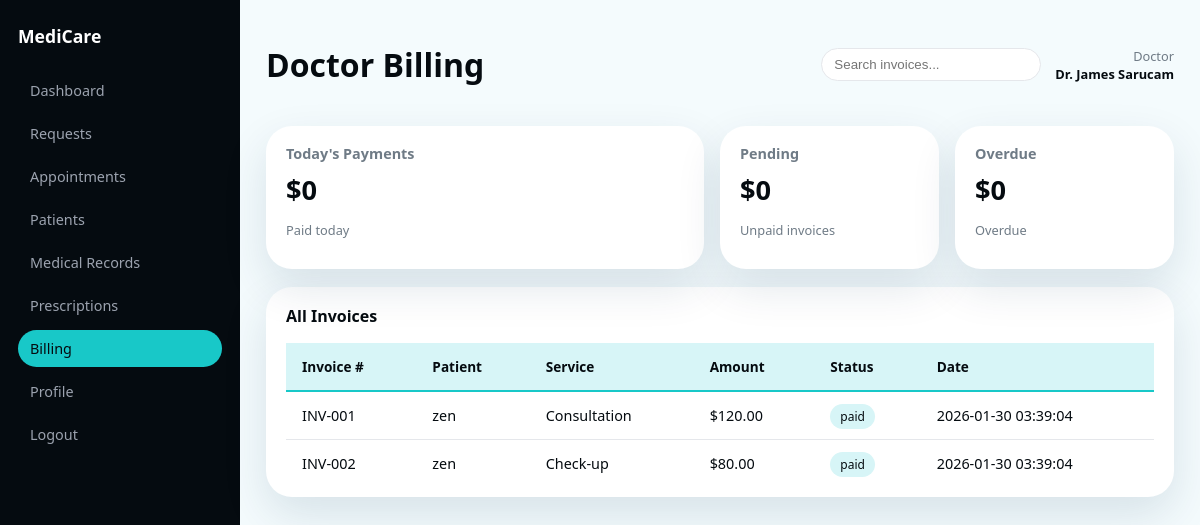
Screenshot of /medicare-clinic/index.php?page=staff-billing (signed in) with the database file from the repository.
### tables this page shows
CREATE TABLE invoices (
            id INTEGER PRIMARY KEY AUTOINCREMENT,
            patient_id INTEGER NOT NULL,
            invoice_number TEXT NOT NULL,
            service TEXT NOT NULL,
            amount REAL NOT NULL,
            status TEXT DEFAULT 'pending',
            paid_at TEXT,
            created_at TEXT DEFAULT CURRENT_TIMESTAMP,
            FOREIGN KEY (patient_id) REFERENCES users(id)
        );

CREATE TABLE users (
            id INTEGER PRIMARY KEY AUTOINCREMENT,
            email TEXT NOT NULL UNIQUE,
            password_hash TEXT NOT NULL,
            name TEXT NOT NULL,
            role TEXT NOT NULL CHECK(role IN ('admin','doctor','nurse','receptionist','patient')),
            created_at TEXT DEFAULT CURRENT_TIMESTAMP
        , department TEXT);

### medicare-clinic/config/auth.php (called while the page is built, shortened)
<?php
function current_user()
{
    return $_SESSION['user'] ?? null;
}
function current_role(): ?string
{
    $user = current_user();
    return $user['role'] ?? null;
}

### medicare-clinic/app/views/staff/billing.php (the view, shortened to what this page needs)
<?php
require __DIR__ . '/../layouts/staff_sidebar.php';
$pdo = $GLOBALS['pdo'] ?? null;
$user = current_user();
$role = ucfirst(current_role() ?? 'Staff');
$sidebar = render_staff_sidebar();
$invoices = [];
$totals = ['pending' => 0, 'paid_today' => 0, 'overdue' => 0];
if ($pdo) {
    $stmt = $pdo->query("
        SELECT i.*, u.name as patient_name
        FROM invoices i
        JOIN users u ON i.patient_id = u.id
        ORDER BY i.created_at DESC
    ");
    $invoices = $stmt ? $stmt->fetchAll(PDO::FETCH_ASSOC) : [];
}
?>
<div class="app-shell">
    <?php echo $sidebar; ?>
    <main class="main-content">
        <header class="main-header">
            <h1><?php echo $role; ?> Billing</h1>
            <div class="header-right">
                <div class="search-bar">
                    <input type="text" placeholder="Search invoices..." />
                </div>
                <div class="user-info">
                    <span class="role"><?php echo $role; ?></span>
                    <span class="name"><?php echo htmlspecialchars($user['name'] ?? $role); ?></span>
                </div>
            </div>
        </header>
        <section class="grid-3">
            <div class="summary-card">
                <h4>Today's Payments</h4>
                <div class="summary-value">$<?php echo number_format($totals['paid_today'], 0); ?></div>
                <p class="summary-change">Paid today</p>
            </div>
            <div class="summary-card">
                <h4>Pending</h4>
                <div class="summary-value">$<?php echo number_format($totals['pending'], 0); ?></div>
                <p class="summary-change">Unpaid invoices</p>
            </div>
            <div class="summary-card">
                <h4>Overdue</h4>
                <div class="summary-value">$<?php echo number_format($totals['overdue'], 0); ?></div>
                <p class="summary-change">Overdue</p>
            </div>
        </section>
        <section class="panel">
            <div class="panel-header">
                <h3>All Invoices</h3>
            </div>
            <table class="data-table">
                <thead>
                    <tr>
                        <th>Invoice #</th>
                        <th>Patient</th>
                        <th>Service</th>
                        <th>Amount</th>
                        <th>Status</th>
                        <th>Date</th>
                    </tr>
                </thead>
                <tbody>
                    <?php foreach ($invoices as $inv): ?>
                    <tr>
                        <td><?php echo htmlspecialchars($inv['invoice_number']); ?></td>
                        <td><?php echo htmlspecialchars($inv['patient_name'] ?? '—'); ?></td>
                        <td><?php echo htmlspecialchars($inv['service']); ?></td>
                        <td>$<?php echo number_format((float)$inv['amount'], 2); ?></td>
                        <td><span class="badge <?php echo $inv['status'] === 'paid' ? 'cyan' : ''; ?>"><?php echo htmlspecialchars($inv['status']); ?></span></td>
                        <td><?php echo htmlspecialchars($inv['created_at']); ?></td>
                    </tr>
                    <?php endforeach; ?>
                </tbody>
            </table>
        </section>
    </main>
</div>

### medicare-clinic/public/assets/css/style.css (style rules this page uses)
:root { --mc-bg: #f4fbfd; --mc-cyan: #18c8c8; --mc-cyan-soft: #d7f5f7; --mc-black: #050b10; --mc-gray: #6f7b86; --mc-white: #ffffff; --mc-radius-lg: 26px; --shadow-soft: 0 18px 45px rgba(7, 47, 79, 0.12); --font-main: system-ui, -apple-system, BlinkMacSystemFont, "Segoe UI", sans-serif; }
*, *::before, *::after { box-sizing: border-box; }
body { margin: 0; font-family: var(--font-main); background: var(--mc-bg); color: var(--mc-black); }
.app-shell { display: grid; grid-template-columns: 240px minmax(0, 1fr); min-height: 100vh; }
.main-content { padding: 22px 26px 32px; }
.main-header { display: flex; justify-content: space-between; align-items: center; margin-bottom: 18px; }
.header-right { display: flex; align-items: center; gap: 14px; }
.search-bar input { border-radius: 999px; border: 1px solid #e5e7eb; padding: 8px 12px; width: 220px; outline: none; }
.user-info { text-align: right; font-size: 0.8rem; }
.user-info .role { display: block; color: var(--mc-gray); }
.user-info .name { font-weight: 600; }
.grid-3 { display: grid; grid-template-columns: 2fr 1fr 1fr; gap: 16px; margin-bottom: 18px; }
.summary-card { background: var(--mc-white); border-radius: var(--mc-radius-lg); padding: 18px 20px; box-shadow: var(--shadow-soft); }
.summary-card h4 { margin: 0 0 8px; font-size: 0.9rem; color: var(--mc-gray); }
.summary-value { font-size: 1.7rem; font-weight: 700; }
.summary-change { font-size: 0.8rem; color: var(--mc-gray); }
.panel { background: var(--mc-white); border-radius: var(--mc-radius-lg); box-shadow: var(--shadow-soft); padding: 18px 20px 10px; }
.panel-header { display: flex; justify-content: space-between; align-items: center; margin-bottom: 10px; }
.panel-header h3 { margin: 0; font-size: 1rem; }
.badge { padding: 4px 10px; border-radius: 999px; background: #e5e7eb; font-size: 0.75rem; }
.badge.cyan { background: var(--mc-cyan-soft); color: var(--mc-black); }
.data-table { width: 100%; border-collapse: collapse; margin-top: 16px; }
.data-table thead { background: var(--mc-cyan-soft); }
.data-table th { padding: 14px 16px; text-align: left; font-weight: 600; font-size: 0.85rem; color: var(--mc-black); border-bottom: 2px solid var(--mc-cyan); }
.data-table td { padding: 14px 16px; border-bottom: 1px solid #e5e7eb; font-size: 0.9rem; }
.data-table tbody tr:last-child td { border-bottom: none; }

### rows the page displays
invoices: invoice_number "INV-001", patient.name "zen", service "Consultation", amount "120.00", status "paid", created_at "2026-01-30 03:39:04"
invoices: invoice_number "INV-002", patient.name "zen", service "Check-up", amount "80.00", status "paid", created_at "2026-01-30 03:39:04"

### other values shown
$role "Doctor"
$user['name'] "Dr. James Sarucam"
$totals['paid_today'] "0"
$totals['pending'] "0"
$totals['overdue'] "0"
